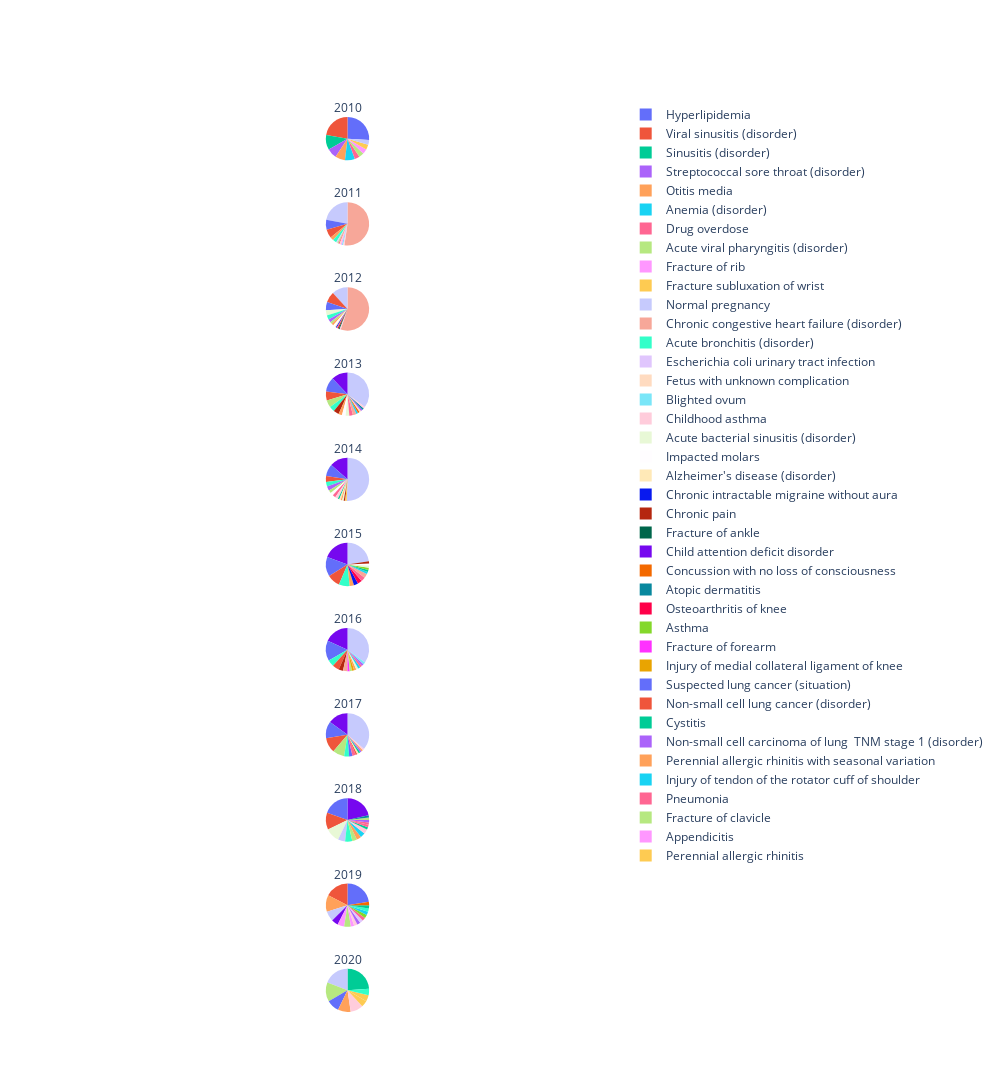

This figure's notebook cell:
### Code cell
row=1
# first group by year and then for each group we're going to take the value counts for the reason
for year,group in df.groupby(["YEAR"]):
    counts=group["REASON"].value_counts()
    fig.append_trace(go.Pie(title=year,labels=counts.index,values=counts.values,textinfo="none"),row=row,col=1)
    row+=1
fig.update_layout(height=4000, width=1000)
fig.show()

### Figure 1 — Plotly figure (JSON) as saved in the notebook; plotly's stock layout.template omitted (floating-point values rounded to 4 significant figures)
{"data": [{"domain": {"x": [0, 1], "y": [0.9339, 1]}, "labels": ["Hyperlipidemia", "Viral sinusitis (disorder)", "Sinusitis (disorder)", "Streptococcal sore throat (disorder)", "Otitis media", "Anemia (disorder)", "Drug overdose", "Acute viral pharyngitis (disorder)", "Fracture of rib", "Fracture subluxation of wrist", "Normal pregnancy"], "textinfo": "none", "title": {"text": "2010"}, "type": "pie", "values": [7, 6, 3, 2, 2, 2, 1, 1, 1, 1, 1]}, {"domain": {"x": [0, 1], "y": [0.8405, 0.9066]}, "labels": ["Chronic congestive heart failure (disorder)", "Normal pregnancy", "Hyperlipidemia", "Viral sinusitis (disorder)", "Otitis media", "Acute bronchitis (disorder)", "Escherichia coli urinary tract infection", "Acute viral pharyngitis (disorder)", "Drug overdose", "Fetus with unknown complication", "Fracture of rib", "Blighted ovum", "Childhood asthma"], "textinfo": "none", "title": {"text": "2011"}, "type": "pie", "values": [57, 24, 8, 7, 3, 3, 1, 1, 1, 1, 1, 1, 1]}, {"domain": {"x": [0, 1], "y": [0.7471, 0.8132]}, "labels": ["Chronic congestive heart failure (disorder)", "Normal pregnancy", "Viral sinusitis (disorder)", "Hyperlipidemia", "Acute bacterial sinusitis (disorder)", "Acute bronchitis (disorder)", "Streptococcal sore throat (disorder)", "Acute viral pharyngitis (disorder)", "Otitis media", "Impacted molars", "Alzheimer's disease (disorder)", "Chronic intractable migraine without aura", "Drug overdose", "Chronic pain", "Fracture of ankle", "Childhood asthma"], "textinfo": "none", "title": {"text": "2012"}, "type": "pie", "values": [70, 15, 10, 8, 5, 4, 3, 2, 2, 2, 1, 1, 1, 1, 1, 1]}, {"domain": {"x": [0, 1], "y": [0.6537, 0.7198]}, "labels": ["Normal pregnancy", "Child attention deficit disorder", "Hyperlipidemia", "Viral sinusitis (disorder)", "Acute viral pharyngitis (disorder)", "Acute bronchitis (disorder)", "Chronic pain", "Otitis media", "Impacted molars", "Acute bacterial sinusitis (disorder)", "Drug overdose", "Chronic congestive heart failure (disorder)", "Anemia (disorder)", "Concussion with no loss of consciousness", "Fetus with unknown complication", "Streptococcal sore throat (disorder)", "Atopic dermatitis", "Childhood asthma"], "textinfo": "none", "title": {"text": "2013"}, "type": "pie", "values": [26, 9, 8, 5, 4, 3, 3, 2, 2, 2, 2, 2, 1, 1, 1, 1, 1, 1]}, {"domain": {"x": [0, 1], "y": [0.5603, 0.6264]}, "labels": ["Normal pregnancy", "Child attention deficit disorder", "Hyperlipidemia", "Viral sinusitis (disorder)", "Acute bronchitis (disorder)", "Streptococcal sore throat (disorder)", "Acute viral pharyngitis (disorder)", "Impacted molars", "Drug overdose", "Childhood asthma", "Sinusitis (disorder)", "Alzheimer's disease (disorder)", "Otitis media", "Acute bacterial sinusitis (disorder)", "Chronic pain", "Fracture subluxation of wrist"], "textinfo": "none", "title": {"text": "2014"}, "type": "pie", "values": [45, 12, 8, 4, 3, 3, 2, 2, 2, 2, 1, 1, 1, 1, 1, 1]}, {"domain": {"x": [0, 1], "y": [0.4669, 0.5331]}, "labels": ["Normal pregnancy", "Child attention deficit disorder", "Hyperlipidemia", "Viral sinusitis (disorder)", "Acute bronchitis (disorder)", "Otitis media", "Chronic intractable migraine without aura", "Osteoarthritis of knee", "Drug overdose", "Chronic congestive heart failure (disorder)", "Anemia (disorder)", "Sinusitis (disorder)", "Asthma", "Acute bacterial sinusitis (disorder)", "Impacted molars", "Chronic pain"], "textinfo": "none", "title": {"text": "2015"}, "type": "pie", "values": [14, 12, 9, 6, 5, 2, 2, 2, 2, 2, 1, 1, 1, 1, 1, 1]}, {"domain": {"x": [0, 1], "y": [0.3736, 0.4397]}, "labels": ["Normal pregnancy", "Child attention deficit disorder", "Hyperlipidemia", "Acute bronchitis (disorder)", "Viral sinusitis (disorder)", "Chronic pain", "Chronic congestive heart failure (disorder)", "Fracture of forearm", "Acute viral pharyngitis (disorder)", "Injury of medial collateral ligament of knee", "Otitis media", "Acute bacterial sinusitis (disorder)", "Anemia (disorder)", "Drug overdose", "Streptococcal sore throat (disorder)", "Blighted ovum"], "textinfo": "none", "title": {"text": "2016"}, "type": "pie", "values": [21, 11, 9, 3, 3, 2, 2, 1, 1, 1, 1, 1, 1, 1, 1, 1]}, {"domain": {"x": [0, 1], "y": [0.2802, 0.3463]}, "labels": ["Normal pregnancy", "Child attention deficit disorder", "Hyperlipidemia", "Viral sinusitis (disorder)", "Acute viral pharyngitis (disorder)", "Acute bronchitis (disorder)", "Suspected lung cancer (situation)", "Drug overdose", "Non-small cell lung cancer (disorder)", "Alzheimer's disease (disorder)", "Cystitis", "Non-small cell carcinoma of lung  TNM stage 1 (disorder)", "Perennial allergic rhinitis with seasonal variation", "Childhood asthma"], "textinfo": "none", "title": {"text": "2017"}, "type": "pie", "values": [29, 12, 10, 9, 7, 3, 2, 2, 1, 1, 1, 1, 1, 1]}, {"domain": {"x": [0, 1], "y": [0.1868, 0.2529]}, "labels": ["Child attention deficit disorder", "Hyperlipidemia", "Viral sinusitis (disorder)", "Acute bacterial sinusitis (disorder)", "Normal pregnancy", "Acute bronchitis (disorder)", "Acute viral pharyngitis (disorder)", "Otitis media", "Injury of tendon of the rotator cuff of shoulder", "Childhood asthma", "Cystitis", "Pneumonia", "Drug overdose", "Streptococcal sore throat (disorder)", "Fracture of clavicle", "Atopic dermatitis"], "textinfo": "none", "title": {"text": "2018"}, "type": "pie", "values": [12, 11, 7, 6, 3, 3, 2, 2, 2, 2, 1, 1, 1, 1, 1, 1]}, {"domain": {"x": [0, 1], "y": [0.09339, 0.1595]}, "labels": ["Hyperlipidemia", "Viral sinusitis (disorder)", "Otitis media", "Normal pregnancy", "Child attention deficit disorder", "Appendicitis", "Acute viral pharyngitis (disorder)", "Fracture of rib", "Childhood asthma", "Streptococcal sore throat (disorder)", "Escherichia coli urinary tract infection", "Drug overdose", "Asthma", "Injury of tendon of the rotator cuff of shoulder", "Acute bronchitis (disorder)", "Cystitis", "Concussion with no loss of consciousness"], "textinfo": "none", "title": {"text": "2019"}, "type": "pie", "values": [9, 7, 5, 3, 2, 2, 2, 1, 1, 1, 1, 1, 1, 1, 1, 1, 1]}, {"domain": {"x": [0, 1], "y": [0, 0.06612]}, "labels": ["Sinusitis (disorder)", "Normal pregnancy", "Acute viral pharyngitis (disorder)", "Hyperlipidemia", "Perennial allergic rhinitis with seasonal variation", "Childhood asthma", "Perennial allergic rhinitis", "Fracture subluxation of wrist", "Acute bronchitis (disorder)"], "textinfo": "none", "title": {"text": "2020"}, "type": "pie", "values": [5, 4, 3, 2, 2, 2, 1, 1, 1]}], "layout": {"height": 4000, "width": 1000}}
